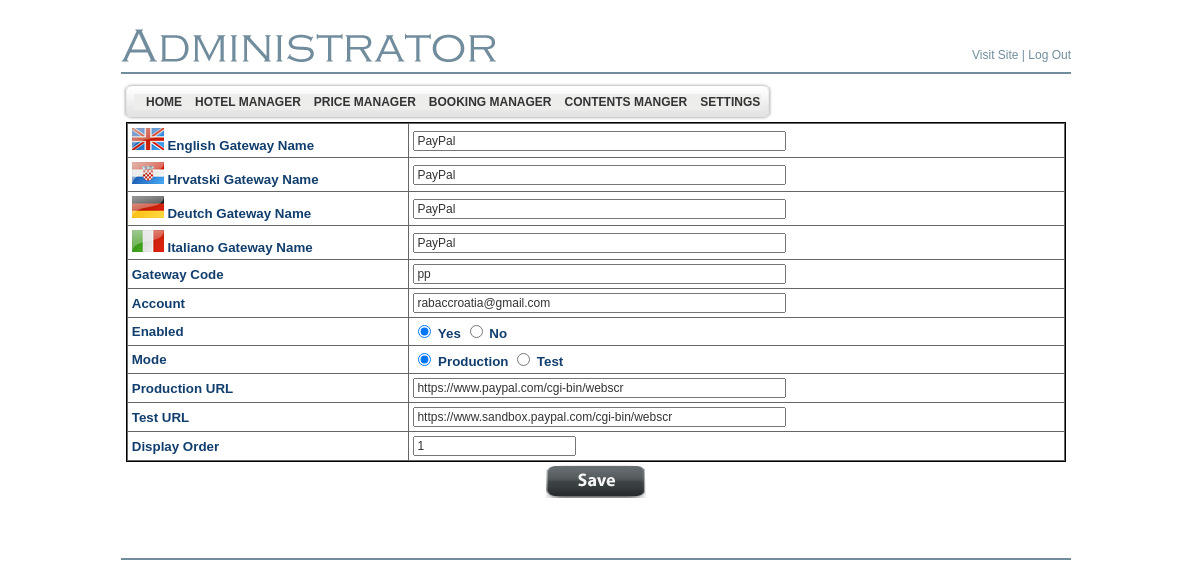
/LiculApartments/admin/payment_gateways_add_edit.php?id=1 (signed in), run on an earlier commit of the app's database.
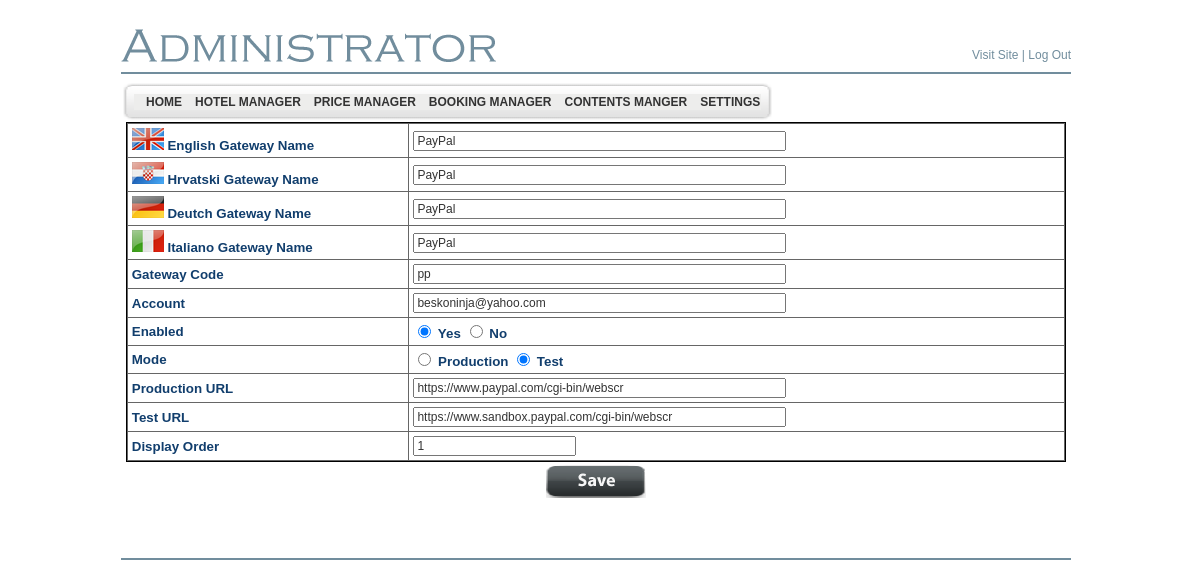
And on a later commit of the database.
### tables this page shows
CREATE TABLE `bsi_payment_gateway` (
  `id` int(11) NOT NULL AUTO_INCREMENT,
  `gateway_name_en` varchar(255) DEFAULT NULL,
  `gateway_name_hr` varchar(255) DEFAULT NULL,
  `gateway_name_de` varchar(255) DEFAULT NULL,
  `gateway_name_it` varchar(255) DEFAULT NULL,
  `gateway_code` varchar(50) NOT NULL,
  `account` varchar(255) DEFAULT NULL,
  `is_production_mode` tinyint(1) NOT NULL,
  `production_url` varchar(1024) NOT NULL,
  `test_url` varchar(1024) NOT NULL,
  `enabled` tinyint(1) NOT NULL DEFAULT '0',
  `is_admin` tinyint(1) NOT NULL,
  `display_order` tinyint(2) NOT NULL DEFAULT '0',
  PRIMARY KEY (`id`),
  UNIQUE KEY `UNQ_gateway_code` (`gateway_code`),
  UNIQUE KEY `UNQ_gateway_name_en` (`gateway_name_en`)
);

### LiculApartments/includes/PaymentGateway.class.php (called while the page is built, shortened)
<?php
class PaymentGateway
{
    public static function fetchFromParameters($params)
    {
		$paymentGateway = new PaymentGateway();
		if (isset($params['id']) && is_numeric($params['id']))
		{
		    $paymentGateway->id = intval($params['id']);
		}
		$paymentGateway->gatewayName = LocalizedText::fetchFromParameters($params, "gateway_name_");
		if (isset($params['gateway_code']))
		{
		    $paymentGateway->gatewayCode = $params['gateway_code'];
		}
		if (isset($params['account']))
		{
		    $paymentGateway->account = $params['account'];
		}
    	if (isset($params['production_url']))
		{
		    $paymentGateway->productionUrl = $params['production_url'];
		}
    	if (isset($params['test_url']))
		{
		    $paymentGateway->testUrl = $params['test_url'];
		}
    	if (isset($params['is_production_mode']))
		{
		    $paymentGateway->isProductionMode = intval($params['is_production_mode']) == 1;
		}
	    if (isset($params['enabled']))
		{
		    $paymentGateway->isEnabled = intval($params['enabled']) == 1;
		}
    	if (isset($params['is_admin']))
		{
		    $paymentGateway->isAdmin = intval($params['is_admin']) == 1;
		}
    	if (isset($params['display_order']) && is_numeric($params['display_order']))
		{
		    $paymentGateway->displayOrder = intval($params['display_order']);
		}
		return $paymentGateway;
    }
    public static function fetchFromDb($id)
    {
		$sql = "SELECT * FROM bsi_payment_gateway WHERE id = " . $id;
		$query = mysql_query($sql);
		if ($row = mysql_fetch_assoc($query))
		{
		    $paymentGateway = PaymentGateway::fetchFromParameters($row);
		    return $paymentGateway;
		}
		else
		{
		    PaymentGateway::setStaticError("No payment gateway with id " . $id . " could be found.");
		    return NULL;
		}
    }
}

### LiculApartments/includes/LocalizedText.class.php (called while the page is built, shortened)
<?php
class LocalizedText
{
    public static function fetchFromParameters($params, $fieldPrefix)
    {
    	$localizedText = new LocalizedText($fieldPrefix);
    	foreach ($params as $key => $value)
        {
            if (preg_match('/' . $fieldPrefix . '[A-Za-z]{2}/', $key))
            {
                $languageCode = substr($key, -2);
                $localizedText->_textArray[$languageCode] = trim($value);
            }
        }
        return $localizedText;
    }
}

### LiculApartments/admin/payment_gateways_add_edit.php (the view, shortened to what the changed rows need)
<?php
include ("header.php");
global $logger;
$errors = array();
$paymentGateway = new PaymentGateway();
if(isset($_POST['SBMT_REG']))
{
	$logger->LogInfo("Form has been submitted.");
	$paymentGateway = PaymentGateway::fetchFromParameters($_POST);
	if (!$paymentGateway->save())
	{
		$logger->LogError("Error saving payment gateway.");
		foreach ($paymentGateway->errors as $error)
		{
			$logger->LogError($error);
			$errors[] = $error;
		}
	}
	else
	{
		$message = "Values were updated successfully!";
	}
}
else if (isset($_REQUEST['id']) && is_numeric($_REQUEST['id']))
{
	$id = intval($_REQUEST['id']);
	$paymentGateway = PaymentGateway::fetchFromDb($id);
}
?>
<tr>
  <td height="400" valign="top">
	<form method="post" action="<?=$_SERVER['PHP_SELF']?>" enctype="multipart/form-data">
	    <table width="99%" border="0" align="center" cellspacing="1" cellpadding="4" bgcolor="#666666" style="border:solid 1px;">
	        <tr bgcolor="#ffffff" class="TitleBlue11pt">
	            <td align="left" valign="middle">
	                <input type="text" name="gateway_code" value="<?= htmlentities($paymentGateway->gatewayCode) ?>" size="50" />
	            </td>
	        </tr>
	        <tr bgcolor="#ffffff" class="TitleBlue11pt">
	            <td align="left" valign="middle">
	                <input type="text" name="account" value="<?= htmlentities($paymentGateway->account) ?>"  size="50"/>
	            </td>
	        </tr>
	        <tr bgcolor="#ffffff" class="TitleBlue11pt">
	            <td align="left">
	                <input type="radio" name="enabled" value="1" <?= $paymentGateway->isEnabled ? ' checked="checked"' : '' ?>/>
	                Yes
	                <input type="radio" name="enabled" value="0" <?= $paymentGateway->isEnabled ? '' : ' checked="checked"' ?>/>
	                No
	            </td>
	        </tr>
	        <tr bgcolor="#ffffff" class="TitleBlue11pt">
	            <td align="left">
	                <input type="radio" name="is_production_mode" value="1" <?= $paymentGateway->isProductionMode ? ' checked="checked"' : '' ?>/>
	                Production
	                <input type="radio" name="is_production_mode" value="0" <?= $paymentGateway->isProductionMode ? '' : ' checked="checked"' ?>/>
	                Test
	            </td>
	        </tr>
	        <tr bgcolor="#ffffff" class="TitleBlue11pt">
	            <td align="left" valign="middle">
	                <input type="text" name="production_url" value="<?= htmlentities($paymentGateway->productionUrl) ?>" size="50" />
	            </td>
	        </tr>
	        <tr bgcolor="#ffffff" class="TitleBlue11pt">
	            <td align="left" valign="middle">
	                <input type="text" name="test_url" value="<?= htmlentities($paymentGateway->testUrl) ?>"  size="50"/>
	            </td>
	        </tr>
	       <tr bgcolor="#ffffff" class="TitleBlue11pt">
	            <td align="left" valign="middle">
	                <input type="text" name="display_order" value="<?= htmlentities($paymentGateway->displayOrder) ?>" />
	            </td>
	        </tr>
	</table>
	</form>
  </td>
</tr>
</table>
<br />
</body></html>

What changed in the data, as far as the page shows it:
changed bsi_payment_gateway "pp": account "rabaccroatia@gmail.com" → "beskoninja@yahoo.com"; is_production_mode "☑" → "☐"; is_production_mode "☐" → "☑"
